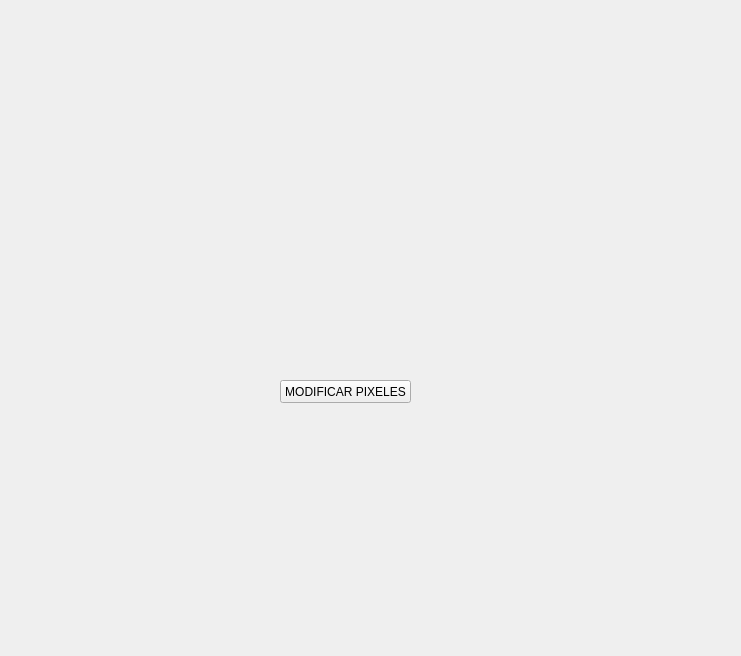
<?xml version="1.0" encoding="UTF-8"?>
<ui version="4.0">
 <class>MainWindow</class>
 <widget class="QMainWindow" name="MainWindow">
  <property name="geometry">
   <rect>
    <x>0</x>
    <y>0</y>
    <width>741</width>
    <height>656</height>
   </rect>
  </property>
  <property name="windowTitle">
   <string>MainWindow</string>
  </property>
  <widget class="QWidget" name="centralwidget">
   <widget class="QLabel" name="label">
    <property name="geometry">
     <rect>
      <x>90</x>
      <y>20</y>
      <width>528</width>
      <height>330</height>
     </rect>
    </property>
    <property name="styleSheet">
     <string notr="true">background-image: url(:/new/prefix1/paisaje.jpg);</string>
    </property>
    <property name="text">
     <string/>
    </property>
   </widget>
   <widget class="QPushButton" name="pushButton">
    <property name="geometry">
     <rect>
      <x>280</x>
      <y>380</y>
      <width>131</width>
      <height>23</height>
     </rect>
    </property>
    <property name="text">
     <string>MODIFICAR PIXELES</string>
    </property>
   </widget>
   <widget class="QLabel" name="label_2">
    <property name="geometry">
     <rect>
      <x>40</x>
      <y>430</y>
      <width>211</width>
      <height>201</height>
     </rect>
    </property>
    <property name="text">
     <string/>
    </property>
   </widget>
   <widget class="QLabel" name="label_3">
    <property name="geometry">
     <rect>
      <x>320</x>
      <y>450</y>
      <width>161</width>
      <height>151</height>
     </rect>
    </property>
    <property name="text">
     <string/>
    </property>
   </widget>
   <widget class="QLabel" name="label_4">
    <property name="geometry">
     <rect>
      <x>520</x>
      <y>440</y>
      <width>201</width>
      <height>161</height>
     </rect>
    </property>
    <property name="text">
     <string/>
    </property>
   </widget>
  </widget>
 </widget>
 <resources/>
 <connections/>
</ui>
